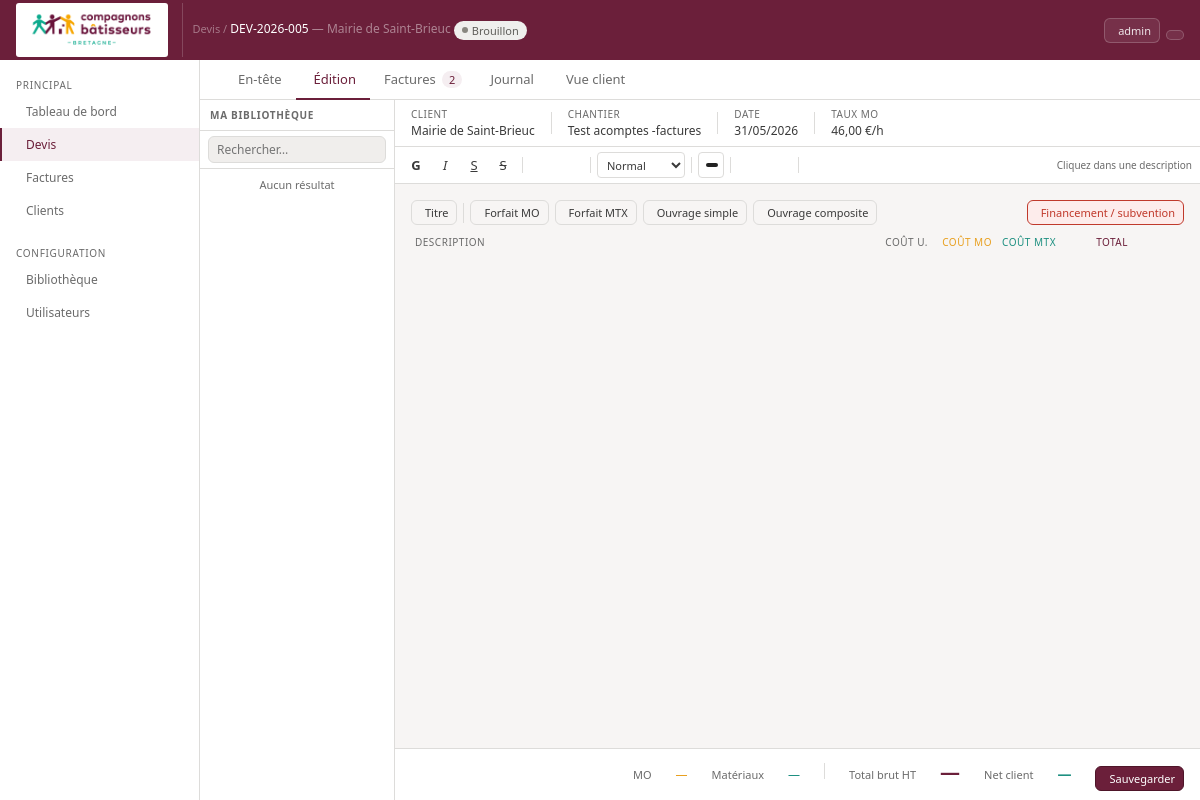
/devis/7/ (signed in), run on the app's committed database.
### core/models.py (models this page shows, shortened)
class ParametresAssociation(models.Model):
    nom = models.CharField(max_length=200, default='Compagnons Bâtisseurs Bretagne')
    siret = models.CharField(max_length=50, blank=True)
    ape = models.CharField(max_length=20, blank=True)
    forme_juridique = models.CharField(
        max_length=100, blank=True, default='Association loi 1901'
    )
    adresse = models.TextField(blank=True)
    email = models.EmailField(blank=True)
    telephone = models.CharField(max_length=50, blank=True)
    site_web = models.URLField(blank=True)
    logo = models.ImageField(
        upload_to='logo/', null=True, blank=True
    )
    couleur_principale = models.CharField(
        max_length=7, default='#6B1F3A',
        help_text="Code hexadécimal ex: #6B1F3A"
    )
    couleur_secondaire = models.CharField(
        max_length=7, default='#2BBFA4',
        help_text="Code hexadécimal ex: #2BBFA4"
    )
    couleur_accent = models.CharField(
        max_length=7, default='#E8A020',
        help_text="Code hexadécimal ex: #E8A020"
    )
    slogan = models.CharField(
        max_length=200, blank=True,
        default='La solidarité, un chantier à partager'
    )
    class Meta:
        verbose_name = 'Paramètres association'
    @classmethod
    def get(cls):
        obj, _ = cls.objects.get_or_create(pk=1)
        return obj

class Devis(models.Model):
    STATUS_CHOICES = [
        ('draft',    'Brouillon'),
        ('sent',     'Envoyé'),
        ('accepted', 'Accepté'),
        ('refused',  'Refusé'),
        ('expired',  'Expiré'),
    ]
    reference = models.CharField(max_length=50, unique=True)
    client = models.ForeignKey(
        Client, on_delete=models.PROTECT, related_name='devis'
    )
    equipe = models.ForeignKey(
        Equipe, on_delete=models.SET_NULL,
        null=True, blank=True, related_name='devis'
    )
    chantier = models.CharField(max_length=300)
    chantier_adresse1 = models.CharField(max_length=200, blank=True)
    chantier_adresse2 = models.CharField(max_length=200, blank=True)
    chantier_cp = models.CharField(max_length=10, blank=True)
    chantier_ville = models.CharField(max_length=100, blank=True)
    status = models.CharField(
        max_length=20, choices=STATUS_CHOICES, default='draft'
    )
    date_creation = models.DateField(auto_now_add=True)
    date_validite = models.DateField(null=True, blank=True)
    taux_mo = models.DecimalField(
        max_digits=6, decimal_places=2, default=46.00
    )
    notes = models.TextField(blank=True)
    conditions_devis = models.TextField(
        blank=True,
        help_text="Conditions de vente pour ce devis (copié depuis les préférences à la création)"
    )
    fin_group_title = models.CharField(
        max_length=100, default='Financements',
        help_text="Titre du groupe de financements"
    )
    created_by = models.ForeignKey(
        User, on_delete=models.SET_NULL,
        null=True, related_name='devis_crees'
    )
    created_at = models.DateTimeField(auto_now_add=True)
    updated_at = models.DateTimeField(auto_now=True)
    class Meta:
        ordering = ['-created_at']
        verbose_name = 'Devis'
        verbose_name_plural = 'Devis'
    def total_brut(self):
        return sum(
            l.total() for l in self.lignes.filter(parent=None)
            if l.type_ligne != 'FIN'
        )
    def total_facture(self):
        return sum(
            f.montant for f in self.factures.exclude(status='cancelled')
            if f.type_doc in ('facture', 'acompte')
        ) - sum(
            f.montant for f in self.factures.exclude(status='cancelled')
            if f.type_doc == 'avoir'
        )
    def reste_a_facturer(self):
        return self.total_brut() - self.total_facture()

class Client(models.Model):
    nom = models.CharField(max_length=200)
    contact = models.CharField(max_length=200, blank=True)
    email = models.EmailField(blank=True)
    telephone = models.CharField(max_length=50, blank=True)
    adresse = models.TextField(blank=True)
    created_at = models.DateTimeField(auto_now_add=True)
    class Meta:
        ordering = ['nom']
        verbose_name = 'Client'
    def __str__(self):
        return self.nom

### core/views.py (the view)
# urls.py: path('devis/<int:pk>/', views.devis_detail, name='devis-detail'),
@login_required
def devis_detail(request, pk):
    devis = get_object_or_404(Devis, pk=pk)
    profil = get_profil(request.user)
    factures = devis.factures.all()
    audit_logs = devis.audit_logs.all()
    circuit_steps = [
        ('ti-file-plus', 'var(--gray-lt)', 'var(--gray-bd)', 'Brouillon auto'),
        ('ti-user-check', '#E6F1FB', '#B5D4F4', 'Validation comptable'),
        ('ti-circle-check', 'var(--teal-lt)', 'var(--teal-bd)', 'Validée'),
        ('ti-send', 'var(--prune-lt)', 'var(--prune-bd)', 'Envoyée'),
        ('ti-cash', '#EAF3DE', '#C0DD97', 'Payée'),
    ]
    taux_mo_js = str(devis.taux_mo).replace(',', '.')
    articles_biblio = []
    return render(request, 'core/devis_detail.html', {
        'devis': devis,
        'factures': factures,
        'audit_logs': audit_logs,
        'articles_biblio': articles_biblio,
        'circuit_steps': circuit_steps,
        'profil': profil,
        'taux_mo_js': taux_mo_js,
        'saisie_ht': profil.saisie_ht,  # ← ajouté
        'clients': Client.objects.all(),
        'equipes': Equipe.objects.select_related('service__territoire').all(),
    })

### core/templates/core/devis_detail.html (shortened to what this page needs)
{% extends 'core/base.html' %}
{% block nav_devis %}active{% endblock %}
{% block topbar_title %}
  <span style="color:rgba(255,255,255,.4);font-size:11px">Devis /</span>
  <span style="color:#fff;font-weight:500">{{ devis.reference }}</span>
  <span style="color:rgba(255,255,255,.45)">— {{ devis.client }}</span>
  <span class="badge b-{{ devis.status }}" style="font-size:11px"><span class="dot dot-{{ devis.status }}"></span>{{ devis.get_status_display }}</span>
{% endblock %}
{% block content %}
<div class="tabs">
  <a href="#" class="tab" onclick="switchTab(event,'entete')">En-tête</a>
  <a href="#" class="tab on" onclick="switchTab(event,'edit')">Édition</a>
  <a href="#" class="tab" onclick="switchTab(event,'factures')">Factures <span id="fcount" style="background:var(--prune-lt);color:var(--prune);border-radius:99px;padding:1px 7px;font-size:11px;margin-left:3px">{{ factures|length }}</span></a>
  <a href="#" class="tab" onclick="switchTab(event,'audit')">Journal</a>
  <a href="{% url 'core:devis-pdf' devis.pk %}" target="_blank" class="tab">Vue client</a>
</div>
<div class="tab-pane on" id="pane-edit">
  <div class="editor-shell">
    <div class="lib-panel">
      <div class="lib-hd" style="display:flex;align-items:center;justify-content:space-between">
        <span>Ma bibliothèque</span>
      </div>
      <div class="lib-search"><input placeholder="Rechercher…" oninput="filterLib(this.value)" id="lib-q"/></div>
      <div class="lib-list" id="lib-list">
      </div>
    </div>
    <div class="editor-main">
      <div class="editor-meta" id="editor-meta">
        <div class="meta-f"><span class="meta-lbl">Client</span><span class="meta-val" id="meta-client">{{ devis.client }}</span></div>
        <div class="meta-f"><span class="meta-lbl">Chantier</span><span class="meta-val" id="meta-chantier">{{ devis.chantier }}</span></div>
        <div class="meta-f"><span class="meta-lbl">Date</span><span class="meta-val">{{ devis.date_creation|date:"d/m/Y" }}</span></div>
        <div class="meta-f"><span class="meta-lbl">Taux MO</span><span class="meta-val" id="meta-taux">{{ devis.taux_mo }} €/h</span></div>
        <div style="margin-left:auto">
          <a href="#" class="btn btn-sm btn-ghost" onclick="switchTab(event,'entete');return false" style="font-size:11px">
          </a>
        </div>
      </div>
      <div class="fmt-bar" id="fmt-bar">
        <button class="fmt-btn" id="fmt-bold"   title="Gras (Ctrl+B)"       onmousedown="fmtCmd(event,'bold')"><b>G</b></button>
        <button class="fmt-btn" id="fmt-italic" title="Italique (Ctrl+I)"   onmousedown="fmtCmd(event,'italic')"><i>I</i></button>
        <button class="fmt-btn" id="fmt-under"  title="Souligné (Ctrl+U)"   onmousedown="fmtCmd(event,'underline')"><u>S</u></button>
        <button class="fmt-btn" id="fmt-strike" title="Barré" onmousedown="fmtCmd(event,'strikeThrough')"><s>S</s></button>
        <button class="fmt-btn" id="fmt-undo" title="Annuler (Ctrl+Z)" onclick="historyUndo()" disabled>
        </button>
        <button class="fmt-btn" id="fmt-redo" title="Rétablir (Ctrl+Y)" onclick="historyRedo()" disabled>
        </button>
        <select class="fmt-select" id="fmt-size" title="Taille du texte" onchange="fmtSize(this.value)">
          <option value="3" selected>Normal</option>
        </select>
        <div class="fmt-color-wrap">
          <button class="fmt-color-btn" id="fmt-color-btn" title="Couleur du texte"
                  onmousedown="event.preventDefault()" onclick="togglePalette()">
            <span class="fmt-color-swatch" id="fmt-swatch"></span>
          </button>
        </div>
        <button class="fmt-btn" id="fmt-ul" title="Liste à puces"    onmousedown="fmtCmd(event,'insertUnorderedList')"></button>
        <button class="fmt-btn" id="fmt-ol" title="Liste numérotée"  onmousedown="fmtCmd(event,'insertOrderedList')"></button>
        <button class="fmt-btn" title="Effacer la mise en forme" onmousedown="fmtCmd(event,'removeFormat')"></button>
        <span id="fmt-hint" style="margin-left:auto;font-size:10px;color:var(--gray-md)">Cliquez dans une description</span>
      </div>
      <div class="editor-body" id="editor-body">
        <div style="display:flex;gap:6px;margin-bottom:10px;flex-wrap:wrap;align-items:center">
          <button class="btn btn-sm" onclick="addTitre()"> Titre</button>
          <button class="btn btn-sm" onclick="addRootNode('FMO')"> Forfait MO</button>
          <button class="btn btn-sm" onclick="addRootNode('FMAT')"> Forfait MTX</button>
          <button class="btn btn-sm" onclick="addRootNode('S')"> Ouvrage simple</button>
          <button class="btn btn-sm" onclick="addRootNode('C')"> Ouvrage composite</button>
          <button class="btn btn-sm" onclick="addFinancement()" style="border-color:var(--red);color:var(--red);background:var(--red-lt)">
             Financement / subvention
          </button>
        </div>
        <div style="display:flex;align-items:center;padding:0 8px 4px 4px;font-size:10px;color:var(--gray-md);text-transform:uppercase;letter-spacing:.05em;gap:4px;margin-bottom:3px">
          <div style="flex:1">Description</div>
          <div style="width:52px;text-align:right">Coût u. {% if saisie_ht %}<span style="color:var(--teal-dk)" title="Saisie en HT — conversion TTC +20% automatique">HT</span>{% endif %}</div>
          <div style="width:60px;text-align:right;color:var(--amber)">Coût MO</div>
          <div style="width:60px;text-align:right;color:var(--teal-dk)">Coût Mtx</div>
          <div style="width:68px;text-align:right;color:var(--prune)">Total</div>
        </div>
      </div>
      <div class="editor-foot">
        <span class="ft-lbl">MO</span><span class="ft-val" style="color:var(--amber)" id="ft-mo">—</span>
        <span class="ft-lbl">Matériaux</span><span class="ft-val" style="color:var(--teal-dk)" id="ft-mat">—</span>
        <span class="ft-lbl">Total brut HT</span><span class="ft-grand" id="ft-grand">—</span>
        <span class="ft-lbl">Net client</span><span class="ft-net" id="ft-net">—</span>
        <button class="btn btn-sm btn-prune" onclick="saveTree()"> Sauvegarder</button>
      </div>
    </div>
  </div>
</div>
{% endblock %}

### core/templates/core/base.html (shortened to what this page needs)
<!DOCTYPE html>
<html lang="fr">
<head>
<link rel="stylesheet" href="https://cdn.jsdelivr.net/npm/@tabler/icons-webfont@3.19.0/dist/tabler-icons.min.css"/>
</head>
<body>
<div class="topbar">
  <a href="{% url 'core:dashboard' %}" class="logo-area">
    {% if params.logo %}
      <img src="{{ params.logo.url }}" alt="{{ params.nom }}" style="height:54px;width:auto;background:#fff;border-radius:3px;padding:2px 5px">
    {% endif %}
  </a>
  <div class="topbar-title">{% block topbar_title %}{% endblock %}</div>
  {% if request.user.is_authenticated %}
  <div class="topbar-actions">
    <a href="{% url 'core:profil' %}" class="btn btn-ghost btn-sm">
      {{ request.user.get_full_name|default:request.user.username }}
    </a>
    <form method="post" action="{% url 'core:logout' %}" style="display:inline">
      <button type="submit" class="btn btn-ghost btn-sm" title="Se déconnecter">
      </button>
    </form>
  </div>
  {% endif %}
</div>
<div class="body-wrap">
  <div class="sidebar">
    <div class="nav-sect">Principal</div>
    <a href="{% url 'core:dashboard' %}" class="nav-item {% block nav_dashboard %}{% endblock %}">Tableau de bord</a>
    <a href="{% url 'core:devis-list' %}" class="nav-item {% block nav_devis %}{% endblock %}">Devis</a>
    <a href="{% url 'core:factures-list' %}" class="nav-item {% block nav_factures %}{% endblock %}">Factures</a>
    <a href="{% url 'core:clients' %}" class="nav-item {% block nav_clients %}{% endblock %}">Clients</a>
    <div class="nav-sect">Configuration</div>
    <a href="{% url 'core:biblio' %}" class="nav-item {% block nav_biblio %}{% endblock %}">Bibliothèque</a>
    {% if request.user.is_authenticated %}
      {% with role=request.user.profil.role %}
        {% if role == 'admin' or role == 'responsable' %}
        <a href="{% url 'core:utilisateurs-list' %}" class="nav-item {% block nav_users %}{% endblock %}">
          Utilisateurs
        </a>
        {% endif %}
      {% endwith %}
    {% endif %}
  </div>
  <div class="main">
    {% block content %}{% endblock %}
  </div>
</div>
</body>
</html>

### data on the page
ParametresAssociation: logo (picture)
Devis: reference "DEV-2026-005", client "Mairie de Saint-Brieuc", status "Brouillon", chantier "Test acomptes -factures", date_creation "31/05/2026", taux_mo "46,00"

### other printed values
{{ request.user.get_full_name|default:request.user.username }} "admin"
{{ factures|length }} "2"
